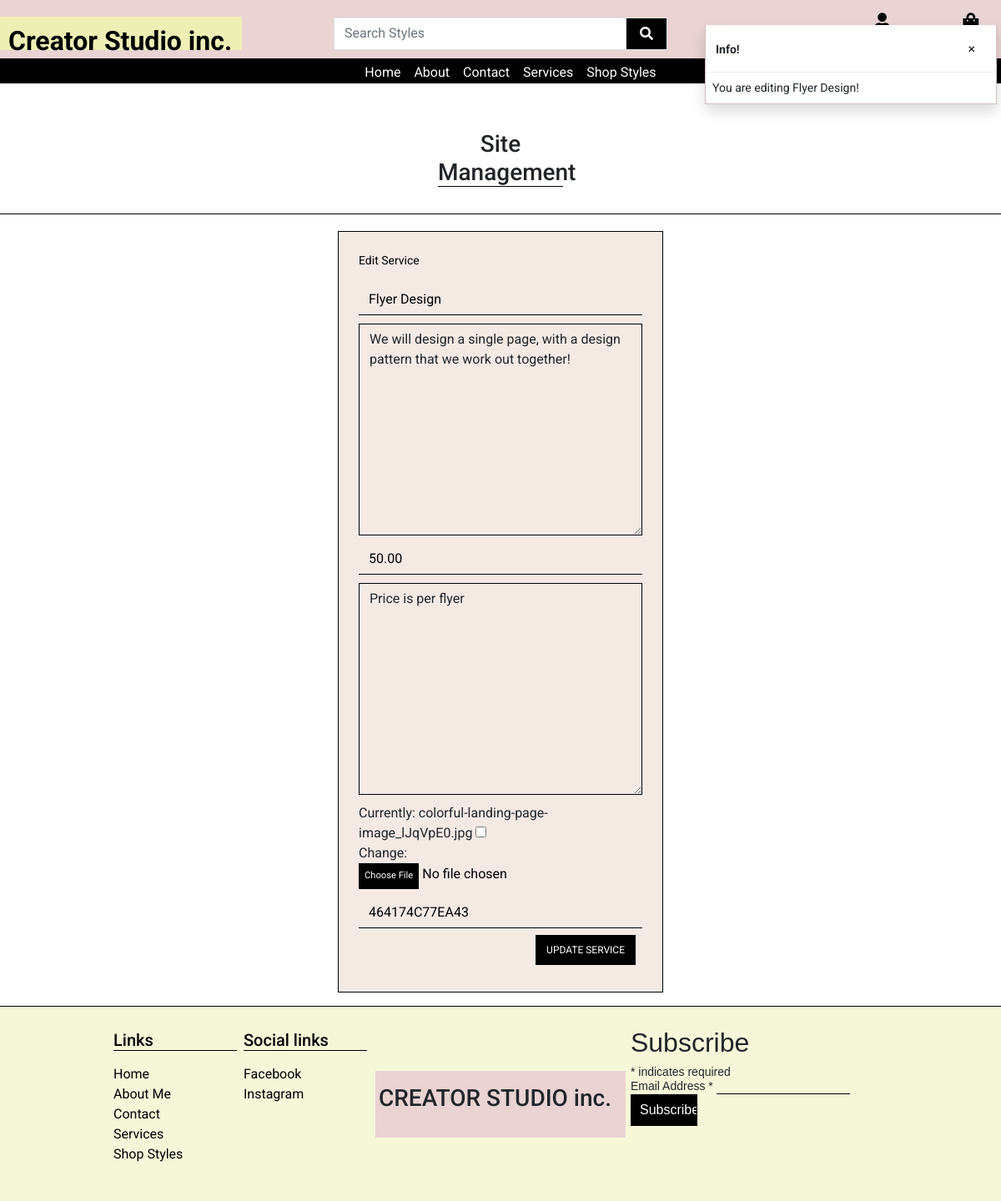
The page /services/edit/2/ (signed in) on the database its author committed.
### services/models.py (models this page shows, shortened)
class Services(models.Model):
    class Meta:
        verbose_name_plural = 'Services'
    name = models.CharField(max_length=254)
    description = models.TextField(max_length=254)
    price = models.DecimalField(max_digits=6, decimal_places=2)
    pricing_description = models.TextField(max_length=254)
    service_image = models.ImageField(null=True, blank=True)
    sku = models.CharField(max_length=254, null=True, blank=True)

### services/views.py (the view)
# urls.py: path('edit/<int:service_id>/', views.edit_service, name='edit_service'),
@login_required
def edit_service(request, service_id):
    if not request.user.is_superuser:
        messages.error(request, 'Sorry, only storeowners can do that!')
        return redirect(reverse('home'))
    service = get_object_or_404(Services, id=service_id)
    if request.method == 'POST':
        form = ServiceForm(request.POST, request.FILES, instance=service)
        if form.is_valid():
            form.save()
            messages.success(request, 'Successfully updated service!')
            return redirect('services')
        else:
            messages.error(request, 'Failed to update product. Please ensure the form is valid.')
    else:
        form = ServiceForm(instance=service)
        messages.info(request, f'You are editing {service.name}!')
    template = 'services/edit_service.html'
    context = {
        'form': form,
        'service': service,
    }
    return render(request, template, context)

### services/forms.py
class ServiceForm(forms.ModelForm):
    class Meta:
        model = Services
        fields = (
            'name',
            'description',
            'price',
            'pricing_description',
            'service_image',
            'sku')
    def __init__(self, *args, **kwargs):
        super().__init__(*args, **kwargs)
        placeholders = {
            'name': 'Service Name',
            'description': 'Service Description',
            'price': 'Price',
            'pricing_description': 'Price Description',
            'service_image': 'Service Image',
            'sku': 'SKU - Unique'
        }
        for field in self.fields:
            placeholder = placeholders[field]
            self.fields[field].widget.attrs['placeholder'] = placeholder

### bag/contexts.py (called while the page is built, shortened)
def bag_contents(request):
    bag_items = []
    total = 0
    product_count = 0
    bag = request.session.get('bag', {})
    grand_total = total
    context = {
        'bag_items': bag_items,
        'total': total,
        'product_count': product_count,
        'grand_total': grand_total,
    }
    return context

### services/templates/services/edit_service.html (shortened to what this page needs)
{% extends 'base.html' %}
{% load static %}
{% load crispy_forms_tags %}
{% block extra_css %}
<link rel="stylesheet" href="{% static 'services/css/services.css' %}">
{% endblock %}
{% block content %}
{% block page_header %}
<div class="container header-container">
</div>
{% endblock %}
<div class="page-header d-flex justify-content-md-center">
    <h3 class="text-center mt-3 underline">Site Management</h3>
</div>
<br>
<div class="line-break"></div>
<div class="container">
    <div class="contact-form row d-flex justify-content-md-center mb-3">
        <div class="col-12 col-md-7 col-xl-5 d-flex justify-content-center color-container p-sm-4">
            <form action="{% url 'edit_service' service.id %}" method="POST" id="edit-service-form" class="color-form w-100" enctype="multipart/form-data">
                <fieldset>
                    <legend class="fieldset-label small text-black">Edit Service</legend>
                        {{ form | crispy }}
                </fieldset>
                <div class="mb-2 me-2 d-flex justify-content-end pt-2">
                    <button type="submit" class=" submit btn btn-md rounded-0 text-uppercase py-2">Update Service</button>
                </div>
            </form>
        </div>
    </div>
</div>
{% endblock %}

### static/css/base.css (style rules this page uses)
html { height: 100%; }
body { font-family: Roboto, sans-serif; height: 100%; }
.row { margin: 0; padding: 0; --bs-gutter-x: 0 !important; --bs-gutter-y: 0 !important; }
.page-header { justify-content: center; margin-top: 80px !important; }
.underline { width: 150px; border-bottom: 1px solid black; }
.line-break { border-bottom: 1px solid black; margin-bottom: 20px; }
.submit { background-color: #000; color: #fff; font-size: .75rem; }
.color-container { background-color: #F5E9E4; border: 1px solid black; }
.color-form input { border: 0; border-radius: 0; border-bottom: 1px solid #000; color: #000; background-color: #F5E9E4; }
.form-group { padding-top: 10px; }
.color-form textarea { background-color: #F5E9E4; border: 1px solid #000; border-radius: 0; }
.color-form input[type="file"] { border: 0 !important; width: 100%; }
a { color: inherit; text-decoration: none; transition: all 0.3s; }
@media (min-width: 1200px) { .container { max-width: 80%; } }
@media (min-width: 992px) { .header-container { padding-top: 30px; } }

### rows shown on the page
Services: name "Flyer Design", description "We will design a single page, with a design pattern that we work out together!", price "50.00", pricing_description "Price is per flyer", sku "464174C77EA43"

### other values the page prints
{{ message }} "You are editing Flyer Design!"
